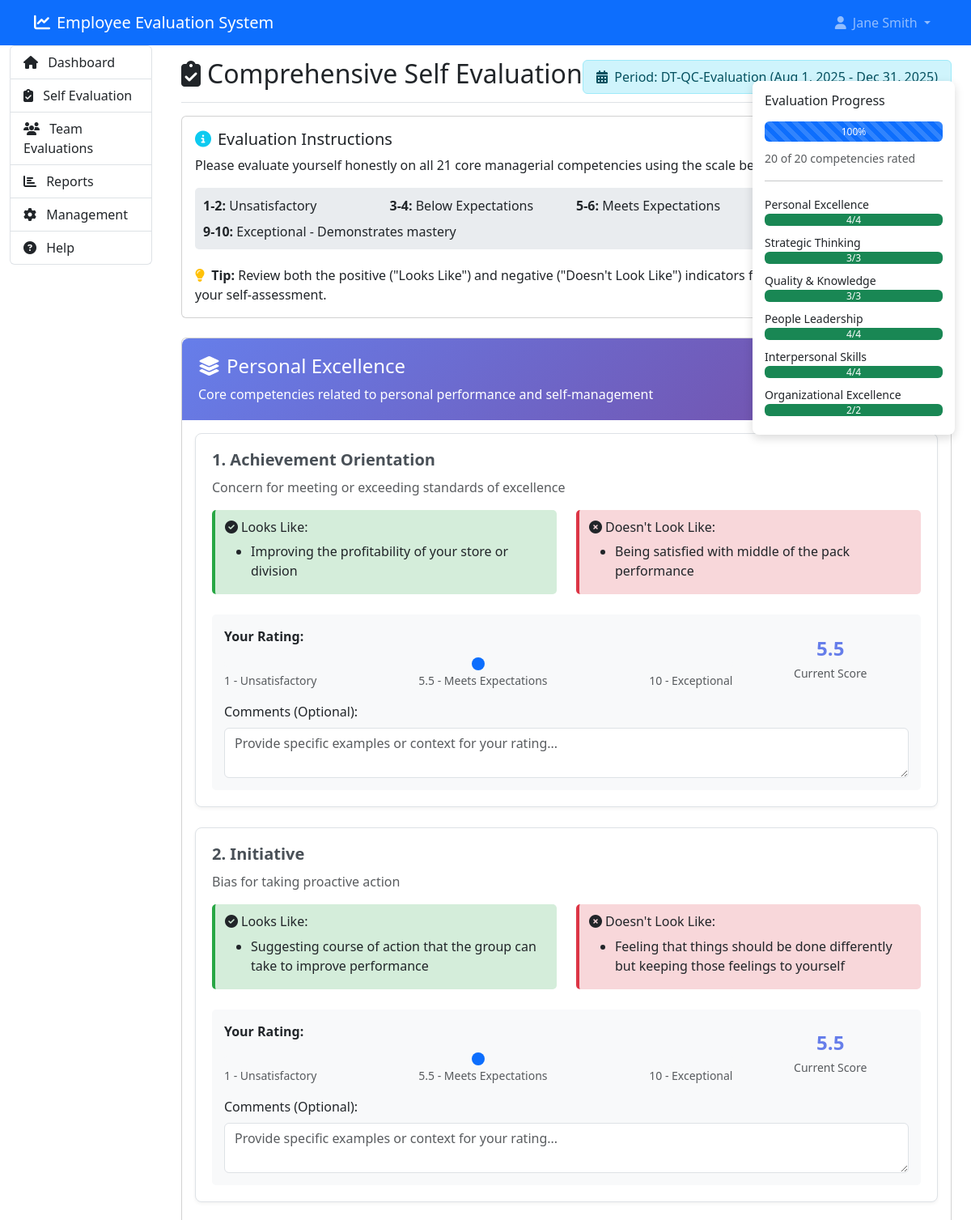
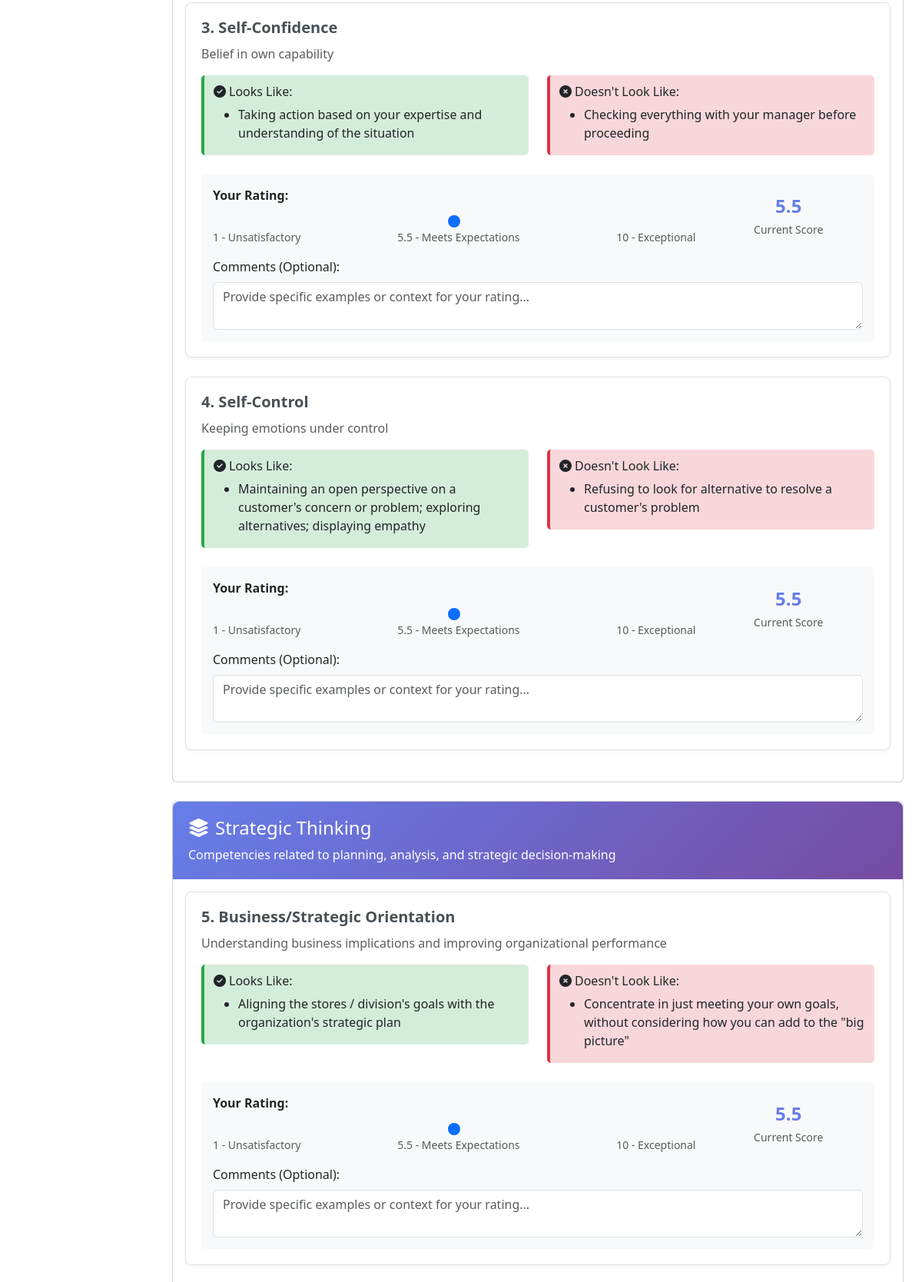
The page /self_evaluation4.php (signed in, upper part) on the database its author committed (2 pictures, top to bottom).
### tables this page shows
CREATE TABLE `evaluation_periods` (
  `period_id` int NOT NULL,
  `period_name` varchar(50) NOT NULL,
  `start_date` date NOT NULL,
  `end_date` date NOT NULL,
  `evaluation_deadline` date DEFAULT NULL,
  `period_type` enum('monthly','quarterly','bi_annual','annual') NOT NULL,
  `is_active` tinyint(1) DEFAULT '1',
  `created_at` timestamp NULL DEFAULT CURRENT_TIMESTAMP,
  `updated_at` timestamp NULL DEFAULT CURRENT_TIMESTAMP ON UPDATE CURRENT_TIMESTAMP
);

CREATE TABLE `competencies` (
  `competency_id` int NOT NULL,
  `category_id` int NOT NULL,
  `competency_name` varchar(200) NOT NULL,
  `positive_indicator` text,
  `negative_indicator` text,
  `weight` decimal(5,2) DEFAULT '1.00',
  `is_required` tinyint(1) DEFAULT '0',
  `applies_to_level` int DEFAULT NULL,
  `is_active` tinyint(1) DEFAULT '1',
  `created_at` timestamp NULL DEFAULT CURRENT_TIMESTAMP,
  `updated_at` timestamp NULL DEFAULT CURRENT_TIMESTAMP ON UPDATE CURRENT_TIMESTAMP
);

### config.php (called while the page is built, shortened)
<?php
$host = 'localhost';
$dbname = 'employee_evaluation_system';
$username = 'root';
$password = 'admin@123';
try {
    $pdo = new PDO("mysql:host=$host;dbname=$dbname", $username, $password);
    $pdo->setAttribute(PDO::ATTR_ERRMODE, PDO::ERRMODE_EXCEPTION);
} catch (PDOException $e) {
    die("Could not connect to the database: " . $e->getMessage());
}
function getCompetenciesByCategory($category_id) {
    global $pdo;
    $stmt = $pdo->prepare("SELECT * FROM competencies WHERE category_id = ? AND is_active = 1");
    $stmt->execute([$category_id]);
    return $stmt->fetchAll(PDO::FETCH_ASSOC);
}
function getCompetencyCategories() {
    global $pdo;
    $stmt = $pdo->query("SELECT * FROM competency_categories WHERE is_active = 1 ORDER BY sort_order");
    return $stmt->fetchAll(PDO::FETCH_ASSOC);
}
function getCurrentEvaluationPeriod() {
    global $pdo;
    $stmt = $pdo->query("SELECT * FROM evaluation_periods WHERE is_active = 1 AND end_date >= CURDATE() ORDER BY start_date LIMIT 1");
    return $stmt->fetch(PDO::FETCH_ASSOC);
}
?>

### self_evaluation4.php (the view, shortened to what this page needs)
<?php
require_once 'config.php';
$period = getCurrentEvaluationPeriod();
$categories = getCompetencyCategories();
$competenciesByCategory = [];
foreach ($categories as $category) {
    $competencies = getCompetenciesByCategory($category['category_id']);
    if (!empty($competencies)) {
        $competenciesByCategory[$category['category_name']] = [
            'description' => $category['description'],
            'competencies' => $competencies
        ];
    }
}
$competencyGroups = [
    'Personal Excellence' => [
        'Achievement Orientation',
        'Initiative',
        'Self-Confidence',
        'Self-Control'
    ],
    'Strategic Thinking' => [
        'Business/Strategic Orientation',
        'Critical Thinking',
        'Innovation'
    ],
    'Quality & Knowledge' => [
        'Concern for Order and Quality',
        'Expertise',
        'Information Seeking'
    ],
    'People Leadership' => [
        'Developing People',
        'Directiveness',
        'Team Leadership',
        'Teamwork'
    ],
    'Interpersonal Skills' => [
        'Flexibility',
        'Impact and Influence',
        'Listening and Responding',
        'Relationship Building'
    ],
    'Organizational Excellence' => [
        'Organizational Awareness',
        'Personalized Customer Service'
    ]
];
$groupedCompetencies = [];
foreach ($competencyGroups as $groupName => $competencyNames) {
    $groupedCompetencies[$groupName] = [
        'description' => '',
        'competencies' => []
    ];
    switch ($groupName) {
        case 'Personal Excellence':
            $groupedCompetencies[$groupName]['description'] = 'Core competencies related to personal performance and self-management';
            break;
        case 'Strategic Thinking':
            $groupedCompetencies[$groupName]['description'] = 'Competencies related to planning, analysis, and strategic decision-making';
            break;
        case 'Quality & Knowledge':
            $groupedCompetencies[$groupName]['description'] = 'Competencies focused on maintaining standards and sharing expertise';
            break;
        case 'People Leadership':
            $groupedCompetencies[$groupName]['description'] = 'Competencies for leading, developing, and working with others';
            break;
        case 'Interpersonal Skills':
            $groupedCompetencies[$groupName]['description'] = 'Competencies for effective interaction and relationship management';
            break;
        case 'Organizational Excellence':
            $groupedCompetencies[$groupName]['description'] = 'Competencies for understanding and serving organizational needs';
            break;
    }
    foreach ($competencyNames as $competencyName) {
        foreach ($competenciesByCategory as $categoryName => $categoryData) {
            if ($categoryName === $competencyName) {
                foreach ($categoryData['competencies'] as $competency) {
                    $groupedCompetencies[$groupName]['competencies'][$competencyName] = [
                        'competency_id' => $competency['competency_id'],
                        'positive_indicator' => $competency['positive_indicator'],
                        'negative_indicator' => $competency['negative_indicator'],
                        'description' => $categoryData['description']
                    ];
                }
                break;
            }
        }
    }
}
?>
<!DOCTYPE html>
<html lang="en">
<head>
    <link href="https://cdn.jsdelivr.net/npm/bootstrap@5.3.0/dist/css/bootstrap.min.css" rel="stylesheet">
    <link rel="stylesheet" href="https://cdnjs.cloudflare.com/ajax/libs/font-awesome/6.4.0/css/all.min.css">
</head>
<body>
    <?php include 'header.php'; ?>
    <div class="container-fluid">
        <div class="row">
            <?php include 'sidebar.php'; ?>
            <main class="col-md-9 col-lg-10 px-md-4">
                <div class="d-flex justify-content-between flex-wrap flex-md-nowrap align-items-center pt-3 pb-2 mb-3 border-bottom">
                    <h1 class="h2">
                        <i class="fas fa-clipboard-check me-2"></i>Comprehensive Self Evaluation
                    </h1>
                    <?php if ($period): ?>
                    <div class="alert alert-info py-2 mb-0">
                        <i class="fas fa-calendar-alt me-1"></i>
                        Period: <?php echo $period['period_name']; ?>
                        (<?php echo date('M j, Y', strtotime($period['start_date'])); ?> -
                        <?php echo date('M j, Y', strtotime($period['end_date'])); ?>)
                    </div>
                    <?php endif; ?>
                </div>
                <?php if (!$period): ?>
                <div class="alert alert-warning">
                    <i class="fas fa-exclamation-triangle me-1"></i>
                    There is no active evaluation period at this time. Please check back later.
                </div>
                <?php else: ?>
                <div class="progress-indicator d-none d-lg-block">
                    <h6 class="mb-3">Evaluation Progress</h6>
                    <div class="progress mb-2" style="height: 25px;">
                        <div class="progress-bar progress-bar-striped progress-bar-animated"
                             role="progressbar" id="progressBar" style="width: 0%">0%</div>
                    </div>
                    <small class="text-muted">
                        <span id="completedCount">0</span> of <span id="totalCount">0</span> competencies rated
                    </small>
                    <hr>
                    <div id="categoryProgress"></div>
                </div>
                <div class="card mb-4">
                    <div class="card-body">
                        <h5 class="card-title">
                            <i class="fas fa-info-circle text-info me-2"></i>Evaluation Instructions
                        </h5>
                        <p>Please evaluate yourself honestly on all 21 core managerial competencies using the scale below:</p>
                        <div class="rating-guide">
                            <div class="row">
                                <div class="col-md-3"><strong>1-2:</strong> Unsatisfactory</div>
                                <div class="col-md-3"><strong>3-4:</strong> Below Expectations</div>
                                <div class="col-md-3"><strong>5-6:</strong> Meets Expectations</div>
                                <div class="col-md-3"><strong>7-8:</strong> Above Expectations</div>
                            </div>
                            <div class="row mt-2">
                                <div class="col-12"><strong>9-10:</strong> Exceptional - Demonstrates mastery</div>
                            </div>
                        </div>
                        <p class="mb-0">
                            <i class="fas fa-lightbulb text-warning me-1"></i>
                            <strong>Tip:</strong> Review both the positive ("Looks Like") and negative ("Doesn't Look Like")
                            indicators for each competency to guide your self-assessment.
                        </p>
                    </div>
                </div>
                <form method="POST" action="submit_evaluation.php" id="evaluationForm">
                    <?php
                    $competencyIndex = 0;
                    foreach ($groupedCompetencies as $groupName => $groupData):
                    ?>
                    <div class="card mb-4">
                        <div class="category-header">
                            <h3 class="h4 mb-2">
                                <i class="fas fa-layer-group me-2"></i><?php echo $groupName; ?>
                            </h3>
                            <p class="mb-0"><?php echo $groupData['description']; ?></p>
                        </div>
                        <div class="card-body">
                            <?php foreach ($groupData['competencies'] as $competencyName => $competency):
                                $competencyIndex++;
                                $competencyId = $competency['competency_id'];
                                $draft_score = null;
                                $draft_comment = null;
                            ?>
                            <div class="competency-card">
                                <h5 class="competency-title">
                                    <?php echo $competencyIndex; ?>. <?php echo $competencyName; ?>
                                </h5>
                                <p class="text-muted"><?php echo $competency['description']; ?></p>
                                <div class="row">
                                    <div class="col-md-6">
                                        <div class="positive-indicators indicator">
                                            <h6><i class="fas fa-check-circle me-1"></i>Looks Like:</h6>
                                            <ul class="indicator-list mb-0">
                                                <li><?php echo $competency['positive_indicator']; ?></li>
                                            </ul>
                                        </div>
                                    </div>
                                    <div class="col-md-6">
                                        <div class="negative-indicators indicator">
                                            <h6><i class="fas fa-times-circle me-1"></i>Doesn't Look Like:</h6>
                                            <ul class="indicator-list mb-0">
                                                <li><?php echo $competency['negative_indicator']; ?></li>
                                            </ul>
                                        </div>
                                    </div>
                                </div>
                                <div class="slider-container">
                                    <div class="row align-items-center">
                                        <div class="col-md-9">
                                            <label for="score_<?php echo $competencyId; ?>" class="form-label">
                                                <strong>Your Rating:</strong>
                                            </label>
                                            <input type="range"
                                                   class="form-range rating-slider"
                                                   min="1" max="10" step="0.5"
                                                   value="<?php echo $draft_score ? $draft_score : '5.5'; ?>"
                                                   id="score_<?php echo $competencyId; ?>"
                                                   name="scores[<?php echo $competencyId; ?>]"
                                                   data-category="<?php echo htmlspecialchars($groupName); ?>"
                                                   oninput="updateRating('<?php echo $competencyId; ?>', this.value)">
                                            <div class="d-flex justify-content-between">
                                                <small class="text-muted">1 - Unsatisfactory</small>
                                                <small class="text-muted">5.5 - Meets Expectations</small>
                                                <small class="text-muted">10 - Exceptional</small>
                                            </div>
                                        </div>
                                        <div class="col-md-3 text-center">
                                            <div class="score-display" id="score_<?php echo $competencyId; ?>">
                                                <?php echo $draft_score ? $draft_score : '5.5'; ?>
                                            </div>
                                            <small class="text-muted">Current Score</small>
                                        </div>
                                    </div>
                                    <div class="mt-3">
                                        <label for="comment_<?php echo $competencyId; ?>" class="form-label">
                                            Comments (Optional):
                                        </label>
                                        <textarea class="form-control"
                                                  id="comment_<?php echo $competencyId; ?>"
                                                  name="comments[<?php echo $competencyId; ?>]"
                                                  rows="2"
                                                  placeholder="Provide specific examples or context for your rating..."><?php echo $draft_comment ? $draft_comment : ''; ?></textarea>
                                    </div>
                                </div>
                            </div>
                            <?php endforeach; ?>
                        </div>
                    </div>
                    <?php endforeach; ?>
                </form>
                <?php endif; ?>
            </main>
        </div>
    </div>
</body>
</html>

### self_evaluation4.php (style rules this page uses)
.competency-card { margin-bottom: 25px; border: 1px solid #dee2e6; border-radius: 8px; padding: 20px; background: #fff; box-shadow: 0 2px 4px rgba(0,0,0,0.05); }
.rating-slider { width: 100%; height: 8px; }
.slider-container { padding: 15px; background: #f8f9fa; border-radius: 5px; margin-top: 15px; }
.indicator { padding: 12px; margin-bottom: 10px; border-radius: 5px; }
.positive-indicators { background: #d4edda; border-left: 4px solid #28a745; }
.negative-indicators { background: #f8d7da; border-left: 4px solid #dc3545; }
.category-header { background: linear-gradient(135deg, #667eea 0%, #764ba2 100%); color: white; padding: 20px; border-radius: 8px 8px 0 0; }
.competency-title { color: #495057; font-weight: 600; margin-bottom: 10px; }
.score-display { font-size: 24px; font-weight: bold; color: #667eea; }
.progress-indicator { position: fixed; top: 100px; right: 20px; width: 250px; background: white; border-radius: 8px; padding: 15px; box-shadow: 0 4px 12px rgba(0,0,0,0.15); z-index: 1000; }
.rating-guide { background: #e9ecef; border-radius: 5px; padding: 10px; margin-bottom: 20px; }
.indicator-list li { margin-bottom: 5px; }

### rows shown on the page
evaluation_periods: period_name "DT-QC-Evaluation", start_date "Aug 1, 2025", end_date "Dec 31, 2025"
competencies: competencyName "Achievement Orientation", description "Concern for meeting or exceeding standards of excellence", positive_indicator "Improving the profitability of your store or division", negative_indicator "Being satisfied with middle of the pack performance", competency_id "5.5", competency_id "Provide specific examples or context for your rating..."
competencies: competencyName "Initiative", description "Bias for taking proactive action", positive_indicator "Suggesting course of action that the group can take to improve performance", negative_indicator "Feeling that things should be done differently but keeping those feelings to yourself", competency_id "5.5", competency_id "Provide specific examples or context for your rating..."
competencies: competencyName "Self-Confidence", description "Belief in own capability", positive_indicator "Taking action based on your expertise and understanding of the situation", negative_indicator "Checking everything with your manager before proceeding", competency_id "5.5", competency_id "Provide specific examples or context for your rating..."
competencies: competencyName "Self-Control", description "Keeping emotions under control", positive_indicator "Maintaining an open perspective on a customer's concern or problem; exploring alternatives; displaying empathy", negative_indicator "Refusing to look for alternative to resolve a customer's problem", competency_id "5.5", competency_id "Provide specific examples or context for your rating..."
competencies: competencyName "Business/Strategic Orientation", description "Understanding business implications and improving organizational performance", positive_indicator "Aligning the stores / division's goals with the organization's strategic plan", negative_indicator "Concentrate in just meeting your own goals, without considering how you can add to the \"big picture\"", competency_id "5.5", competency_id "Provide specific examples or context for your rating..."

### other values the page prints
$_SESSION['first_name'] "Jane"
$_SESSION['last_name'] "Smith"
$groupName "Personal Excellence"
$groupData['description'] "Core competencies related to personal performance and self-management"
$groupName "Strategic Thinking"
$groupData['description'] "Competencies related to planning, analysis, and strategic decision-making"
